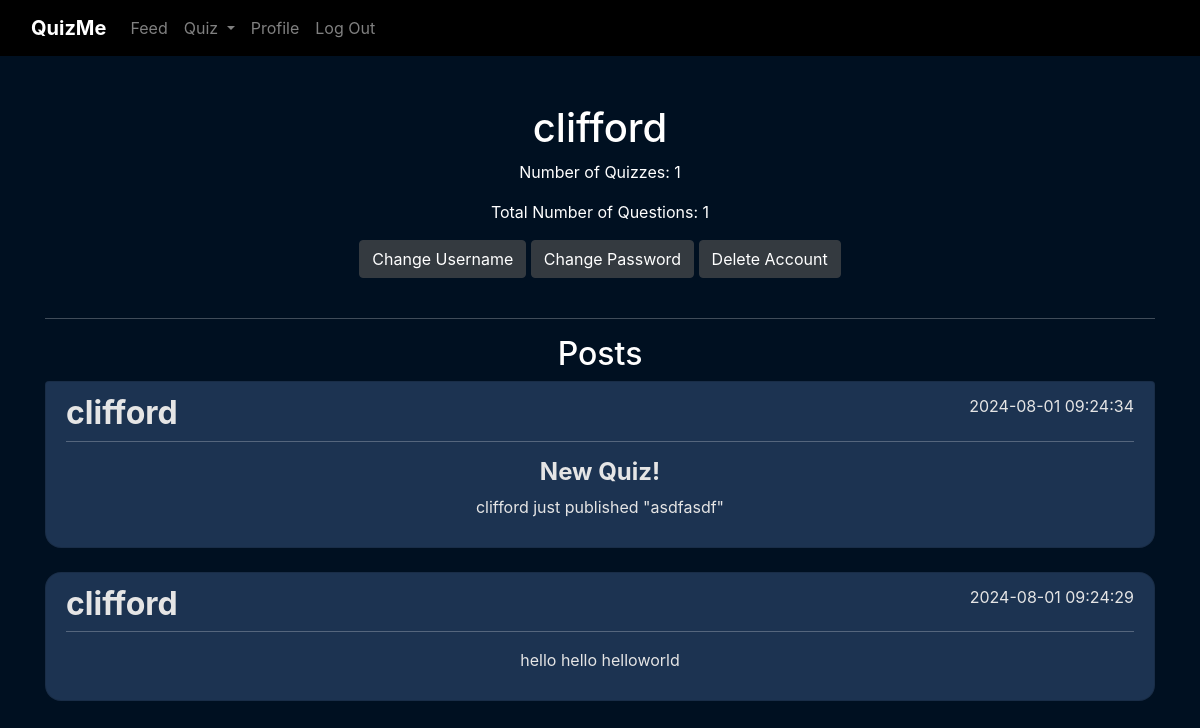
The page /profile/ (signed in) on the database its author committed.
### web_app/models.py (models this page shows)
class User(db.Model, UserMixin):
    __tablename__ = 'users'
    id = db.Column(db.Integer, primary_key=True)
    username = db.Column(db.String(50), nullable=False, unique=True)
    password = db.Column(db.String(500), nullable=False)
    quizzes = db.relationship('Quiz', cascade="all, delete-orphan", backref="user")
    posts = db.relationship('Post', cascade="all, delete-orphan", backref='user')

class Post(db.Model):
    __tablename__ = 'posts'
    id = db.Column(db.Integer, primary_key=True)
    title = db.Column(db.String(100), default="Untitled")
    caption = db.Column(db.String(2000), nullable=False)
    date = db.Column(db.DateTime, default=datetime.now(timezone.utc))
    user_id = db.Column(db.Integer, db.ForeignKey('users.id'))

### web_app/blueprints/profile/routes.py (the view, shortened to what this page needs)
@profile.route('/', methods=['GET', 'POST'])
@login_required
def index():
    user = User.query.get(current_user.id)
    if request.method == 'GET':
        quizzes = current_user.quizzes
        total_items = 0
        for quiz in quizzes:
            total_items += len(quiz.items)
        posts = Post.query.filter_by(user_id=current_user.id).order_by(Post.date.desc()).all()
        return render_template('profile/index.html', user=user, quizzes=quizzes, total_items=total_items, posts=posts)

### web_app/blueprints/profile/templates/profile/index.html (shortened to what this page needs)
{% extends "base.html" %}
{% block content %}
    <h1>{{ current_user.username }}</h1>
    <p>Number of Quizzes: {{ quizzes | length }}</p>
    <p>Total Number of Questions: {{ total_items }} </p>
    <button type="button" class="btn btn-dark" id="changeUsernameButton">Change Username</button>
    <button type="button" class="btn btn-dark" id="changePasswordButton">Change Password</button>
    <button type="button" class="btn btn-dark" id="deleteAccountButton">Delete Account</button>
    <br> <br>
    <hr style="border-color: white;">
    <h2>Posts</h2>
    <ul class="list-group">
        {% for post in posts %}
        <li class="list-group-item feedblock">
            <div class="d-flex justify-content-between">
                <h2><b>{{ post.user.username }}</b></h2>
                <p class="mb-0">{{ post.date.strftime('%Y-%m-%d %H:%M:%S') }}</p>
            </div><hr style="border-color: white; margin-top: 0;">
            {% if post.title != "Untitled" %}
            <h4><b>{{ post.title }}</b></h4>
            {% endif %}
            <p>{{ post.caption }}</p>
        </li>
        <br>
        {% endfor %}
    </ul>
{% endblock %}

### web_app/static/css/style.css (style rules this page uses)
body { background-color: #001021; color: white; }

### web_app/blueprints/profile/templates/profile/index.html (style rules this page uses)
.feedblock { background-color: #1C3351; color: #e5e5e5; border-radius: 1rem; }

### rows shown on the page
User: username "clifford"
Post: user.username "clifford", date "2024-08-01 09:24:34", title "New Quiz!", caption "clifford just published \"asdfasdf\""
Post: user.username "clifford", date "2024-08-01 09:24:29", caption "hello hello helloworld"

### other values the page prints
{{ quizzes | length }} "1"
{{ total_items }} "1"
